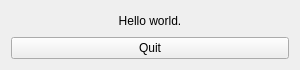
<?xml version="1.0" encoding="UTF-8"?>
<ui version="4.0">
 <class>MyForm</class>
 <widget class="QWidget" name="MyForm">
  <property name="geometry">
   <rect>
    <x>0</x>
    <y>0</y>
    <width>300</width>
    <height>70</height>
   </rect>
  </property>
  <property name="windowTitle">
   <string>Qt Designer Example</string>
  </property>
  <layout class="QHBoxLayout" name="horizontalLayout">
   <item>
    <layout class="QVBoxLayout" name="verticalLayout">
     <item>
      <widget class="QLabel" name="label">
       <property name="text">
        <string>Hello world.</string>
       </property>
       <property name="alignment">
        <set>Qt::AlignCenter</set>
       </property>
      </widget>
     </item>
     <item>
      <widget class="QPushButton" name="btnQuit">
       <property name="text">
        <string>Quit</string>
       </property>
      </widget>
     </item>
    </layout>
   </item>
  </layout>
 </widget>
 <resources/>
 <connections/>
</ui>
